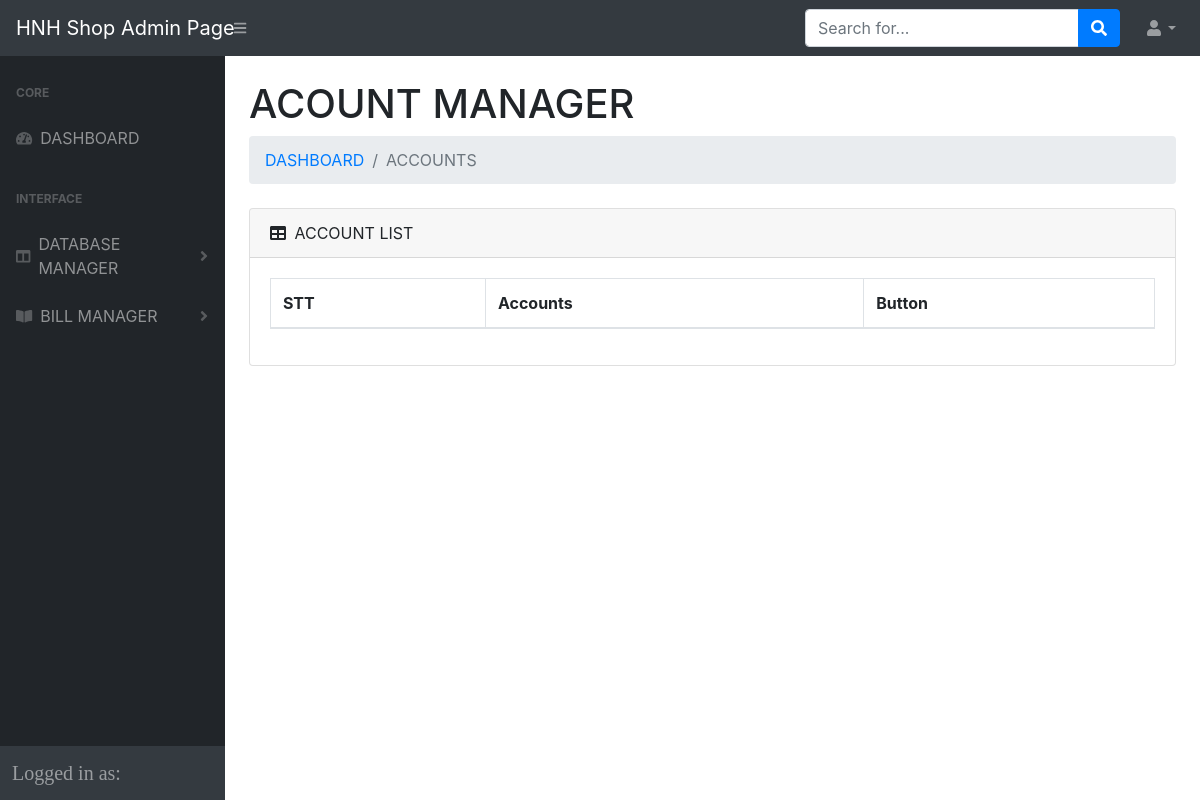
Page /admin-test/ACCOUNT.php on the earlier database version.
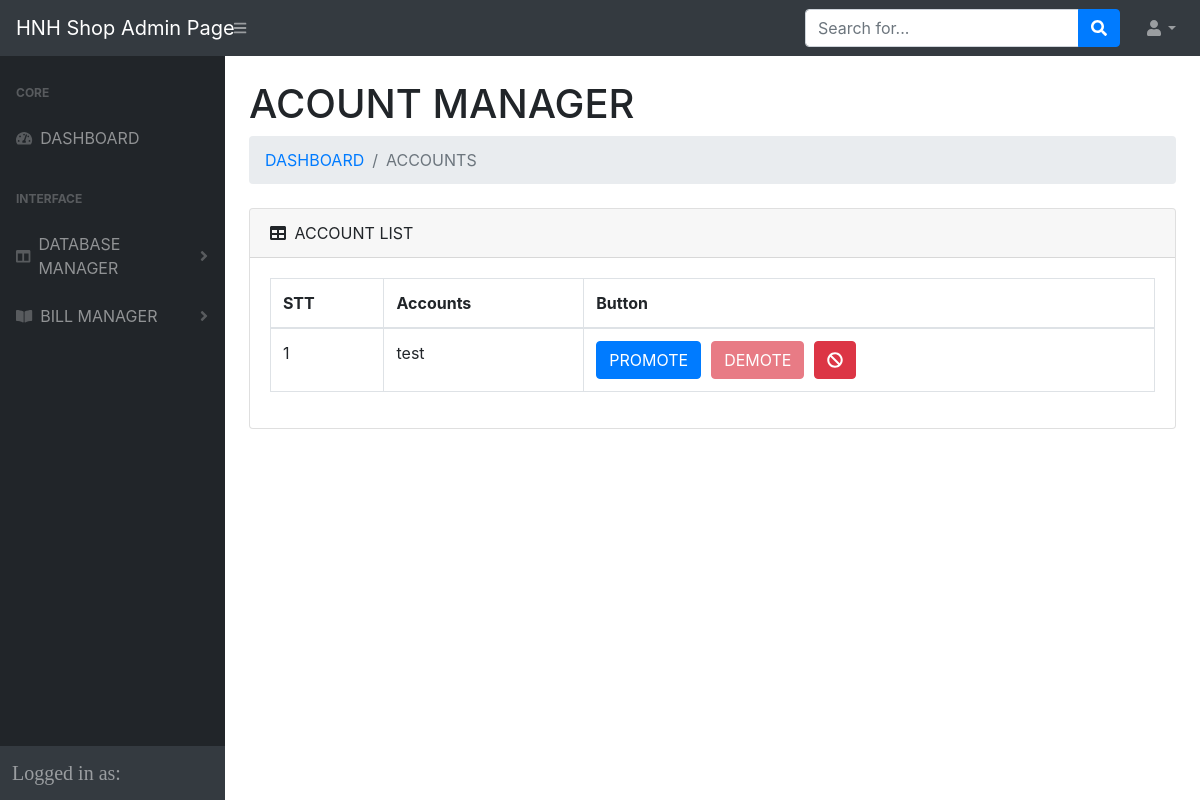
Same page on the later database version.
### tables this page shows
CREATE TABLE `accounts` (
  `id` int(11) NOT NULL,
  `username` varchar(255) NOT NULL,
  `password` varchar(255) NOT NULL,
  `lv` int(11) NOT NULL
);

### models/DataProvider.php (called while the page is built, shortened)
<?php
class DataProvider
{
	private $link;
	function __construct()
	{
		$this->link = new PDO("mysql:host=localhost;dbname=sellclothes",'root','');
		$this->link->exec("set names utf8mb4_unicode_ci");
		$this->link->setAttribute(PDO::ATTR_ERRMODE, PDO::ERRMODE_EXCEPTION);
	}
	function FetchAll($sql)
	{
		$db=$this->link->prepare($sql);
		$db->execute();
		$result=$db->fetchAll(\PDO::FETCH_ASSOC);
		return $result;
	}
}
?>

### admin-test/ACCOUNT.php (the view, shortened to what this page needs)
<?php
include_once("../models/DataProvider.php");
?>
<!DOCTYPE html>
<html lang="en">
    <head>
        <link href="css/styles.css" rel="stylesheet" />
        <link href="https://cdn.datatables.net/1.10.20/css/dataTables.bootstrap4.min.css" rel="stylesheet" />
    </head>
    <body>
        <nav class="sb-topnav navbar navbar-expand navbar-dark bg-dark">
            <a class="navbar-brand" href="index.php">HNH Shop Admin Page</a>
            <button class="btn btn-link btn-sm order-1 order-lg-0" id="sidebarToggle" href="#"><i class="fas fa-bars"></i></button>
            <form class="d-none d-md-inline-block form-inline ml-auto mr-0 mr-md-3 my-2 my-md-0">
                <div class="input-group">
                    <input class="form-control" type="text" placeholder="Search for..." aria-label="Search" aria-describedby="basic-addon2" />
                    <div class="input-group-append">
                        <button class="btn btn-primary" type="button"><i class="fas fa-search"></i></button>
                    </div>
                </div>
            </form>
            <ul class="navbar-nav ml-auto ml-md-0">
                <li class="nav-item dropdown">
                    <a class="nav-link dropdown-toggle" id="userDropdown" href="#" role="button" data-toggle="dropdown" aria-haspopup="true" aria-expanded="false"><i class="fas fa-user fa-fw"></i></a>
                </li>
            </ul>
        </nav>
        <div id="layoutSidenav">
        <?php
                include_once('menu-slide.php');
            ?>
            <div id="layoutSidenav_content">
                <main>
                    <div class="container-fluid">
                        <h1 class="mt-4">ACOUNT MANAGER</h1>
                        <ol class="breadcrumb mb-4">
                            <li class="breadcrumb-item"><a href="index.php">DASHBOARD</a></li>
                            <li class="breadcrumb-item active">ACCOUNTS</li>
                        </ol>
    <div class="card mb-4">
        <div class="card-header" >
            <i class="fas fa-table mr-1"></i>
            ACCOUNT LIST
        </div>
        <div class="card-body">
            <div class="table-responsive" >
            <table class="table table-bordered" id="dataTable" width="100%" cellspacing="0">
                    <thead>
                        <tr>
                            <th>STT</th>
                            <th>Accounts</th>
                            <th>Button</th>
                        </tr>
                    </thead>
                    <tbody>
                    <?php
                       include_once("../models/DataProvider.php");
                        $db=new DataProvider();
                        $sql="SELECT * FROM `accounts`";
                        $array=$db->FetchAll($sql);
                        $i=1;
                        foreach($array as $user){
                            if($user['id']>0){
                            echo "<tr>";
                                echo "<td class='acc-id' data-id=$user[id]>$i</td>";
                                echo "<td class='acc-username' >$user[username]</td>";
                                if($user['lv']==1){
                                    echo "<td><button class='btn-promote btn btn-primary' disabled>PROMOTE</button>";
                                    echo "<button class='btn-demote btn btn-danger' style='margin-left:10px' >DEMOTE</button>";
                                }
                                else{
                                    echo "<td><button class='btn-promote btn btn-primary' >PROMOTE</button>";
                                    echo "<button class='btn-demote btn btn-danger' style='margin-left:10px' disabled>DEMOTE</button>";
                                }
                                echo "<button class='btn-delete btn btn-danger' style='margin-left:10px' ><i class='fas fa-ban'></i></button></td>";
                            echo "</tr>";
                            $i++;
                            }
                        }
                        ?>
                    </tbody>
                </table>
            </div>
        </div>
    </div>
                    </div>
                    </div>
            </div>
    </body>
</html>

Differences in the rows shown:
added accounts: username "test", lv "PROMOTE"
